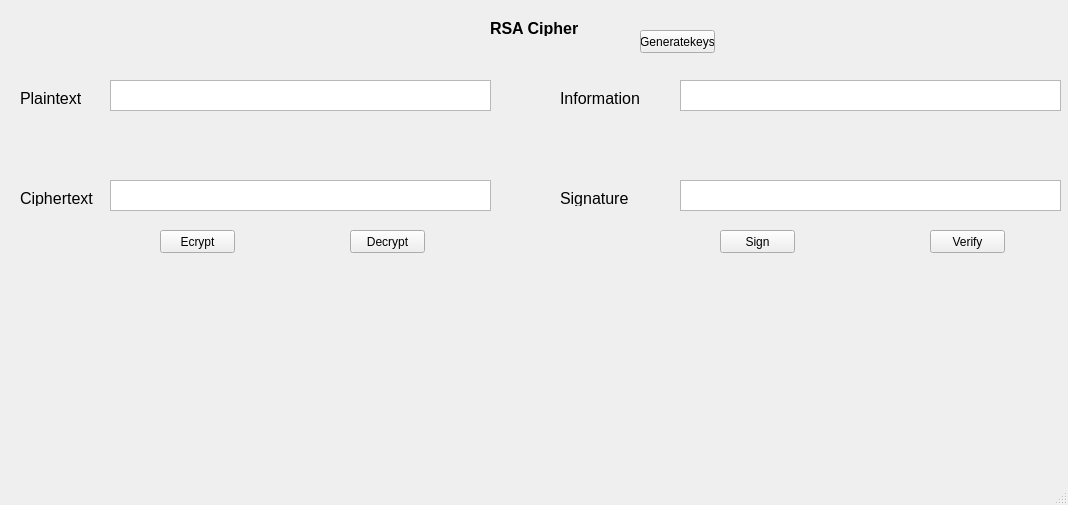
<?xml version="1.0" encoding="UTF-8"?>
<ui version="4.0">
 <class>MainWindow</class>
 <widget class="QMainWindow" name="MainWindow">
  <property name="geometry">
   <rect>
    <x>0</x>
    <y>0</y>
    <width>1068</width>
    <height>505</height>
   </rect>
  </property>
  <property name="windowTitle">
   <string>MainWindow</string>
  </property>
  <widget class="QWidget" name="centralwidget">
   <widget class="QPlainTextEdit" name="txt_p">
    <property name="geometry">
     <rect>
      <x>110</x>
      <y>80</y>
      <width>381</width>
      <height>31</height>
     </rect>
    </property>
   </widget>
   <widget class="QPlainTextEdit" name="txt_c">
    <property name="geometry">
     <rect>
      <x>110</x>
      <y>180</y>
      <width>381</width>
      <height>31</height>
     </rect>
    </property>
   </widget>
   <widget class="QPlainTextEdit" name="txt_i">
    <property name="geometry">
     <rect>
      <x>680</x>
      <y>80</y>
      <width>381</width>
      <height>31</height>
     </rect>
    </property>
   </widget>
   <widget class="QPlainTextEdit" name="txt_s">
    <property name="geometry">
     <rect>
      <x>680</x>
      <y>180</y>
      <width>381</width>
      <height>31</height>
     </rect>
    </property>
   </widget>
   <widget class="QPushButton" name="btn_encrypt">
    <property name="geometry">
     <rect>
      <x>160</x>
      <y>230</y>
      <width>75</width>
      <height>23</height>
     </rect>
    </property>
    <property name="text">
     <string>Ecrypt</string>
    </property>
   </widget>
   <widget class="QPushButton" name="btndecrypt">
    <property name="geometry">
     <rect>
      <x>350</x>
      <y>230</y>
      <width>75</width>
      <height>23</height>
     </rect>
    </property>
    <property name="text">
     <string>Decrypt</string>
    </property>
   </widget>
   <widget class="QPushButton" name="btnsign">
    <property name="geometry">
     <rect>
      <x>720</x>
      <y>230</y>
      <width>75</width>
      <height>23</height>
     </rect>
    </property>
    <property name="text">
     <string>Sign</string>
    </property>
   </widget>
   <widget class="QPushButton" name="btn_vify">
    <property name="geometry">
     <rect>
      <x>930</x>
      <y>230</y>
      <width>75</width>
      <height>23</height>
     </rect>
    </property>
    <property name="text">
     <string>Verify</string>
    </property>
   </widget>
   <widget class="QPushButton" name="btn_genkeys">
    <property name="geometry">
     <rect>
      <x>640</x>
      <y>30</y>
      <width>75</width>
      <height>23</height>
     </rect>
    </property>
    <property name="text">
     <string>Generatekeys</string>
    </property>
   </widget>
   <widget class="QLabel" name="label">
    <property name="geometry">
     <rect>
      <x>490</x>
      <y>20</y>
      <width>101</width>
      <height>16</height>
     </rect>
    </property>
    <property name="font">
     <font>
      <pointsize>12</pointsize>
      <weight>75</weight>
      <bold>true</bold>
     </font>
    </property>
    <property name="text">
     <string>RSA Cipher</string>
    </property>
   </widget>
   <widget class="QLabel" name="label_2">
    <property name="geometry">
     <rect>
      <x>20</x>
      <y>90</y>
      <width>61</width>
      <height>16</height>
     </rect>
    </property>
    <property name="font">
     <font>
      <pointsize>12</pointsize>
     </font>
    </property>
    <property name="text">
     <string>Plaintext</string>
    </property>
   </widget>
   <widget class="QLabel" name="label_3">
    <property name="geometry">
     <rect>
      <x>20</x>
      <y>190</y>
      <width>81</width>
      <height>16</height>
     </rect>
    </property>
    <property name="font">
     <font>
      <pointsize>12</pointsize>
     </font>
    </property>
    <property name="text">
     <string>Ciphertext</string>
    </property>
   </widget>
   <widget class="QLabel" name="label_4">
    <property name="geometry">
     <rect>
      <x>560</x>
      <y>90</y>
      <width>111</width>
      <height>16</height>
     </rect>
    </property>
    <property name="font">
     <font>
      <pointsize>12</pointsize>
     </font>
    </property>
    <property name="text">
     <string>Information</string>
    </property>
   </widget>
   <widget class="QLabel" name="label_5">
    <property name="geometry">
     <rect>
      <x>560</x>
      <y>190</y>
      <width>91</width>
      <height>16</height>
     </rect>
    </property>
    <property name="font">
     <font>
      <pointsize>12</pointsize>
     </font>
    </property>
    <property name="text">
     <string>Signature</string>
    </property>
   </widget>
  </widget>
  <widget class="QMenuBar" name="menubar">
   <property name="geometry">
    <rect>
     <x>0</x>
     <y>0</y>
     <width>1068</width>
     <height>21</height>
    </rect>
   </property>
  </widget>
  <widget class="QStatusBar" name="statusbar"/>
 </widget>
 <resources/>
 <connections/>
</ui>
